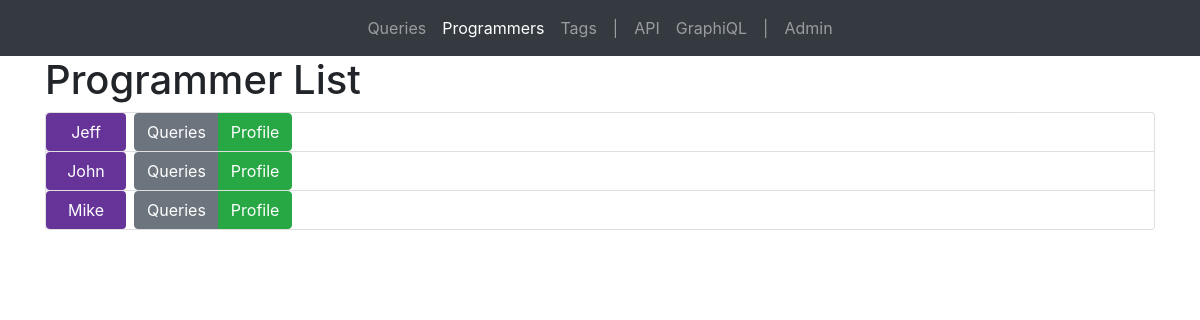
Screenshot of /programmers/ with the database file from the repository.
### querymanager/models.py (models this page shows, shortened)
class Programmer(models.Model):
    programmer_id = models.AutoField(primary_key=True)
    name = models.CharField(max_length=100)
    title = models.CharField(max_length=100)
    hire_date = models.DateField(null=True)

### querymanager/views.py (the view)
# urls.py: path('programmers/', views.ProgrammerList.as_view(), name='programmer_list'),
class ProgrammerList(ListView):
    model = Programmer
    context_object_name = 'programmer_list'
    template_name = 'programmer_list.html'
    def get_context_data(self, **kwargs):
        context = super().get_context_data(**kwargs)
        context['programmer_active'] = 'active'
        context['query_list'] = Query.objects.all()
        context['programmer_list'] = Programmer.objects.all()
        return context

### querymanager/models.py (called while the page is built)
    def __str__(self):
        return str(self.query_id) + ": " + self.name

### querymanager/templates/querymanager/programmer_list.html (shortened to what this page needs)
{% extends "querymanager/base.html" %}
{% load static %}
{% block content %}
<h1>Programmer List</h1>
<div class="accordion" id="accordionExample">
{% for programmer in programmer_list %}
    <div class="card">
        <div class="btn-toolbar" role="toolbar" aria-label="Toolbar with button groups">
            <div class="btn-group mr-2" role="group" aria-label="First group">
                <button type="button" class="btn wiu btn-uniform">
                    {{ programmer.name }}
                </button>
            </div>
            <div class="btn-group mr-2" role="group" aria-label="Second group">
                <button class="btn btn-secondary collapsed" type="button" data-toggle="collapse" style="text-decoration: none;"
                        data-target="#collapse{{ programmer.programmer_id }}" aria-expanded="false"
                        aria-controls="collapse{{ programmer.programmer_id"
                        id="heading{{ programmer.programmer_id }}">
                    Queries
                </button>
                <button type="button" class="btn btn-success">
                    <a href="{% url 'programmer_detail' pk=programmer.programmer_id %}" style="color: white;text-decoration: none;">
                        Profile
                    </a>
                </button>
            </div>
        </div>
    </div>
{% endfor %}
</div>
{% endblock content %}

### querymanager/templates/querymanager/programmer_list.html (style rules this page uses)
.btn-uniform { width: 80px !important; }
.wiu { color: white; background-color: #639; }

### rows the page displays
Programmer: name "Jeff"
Programmer: name "John"
Programmer: name "Mike"
